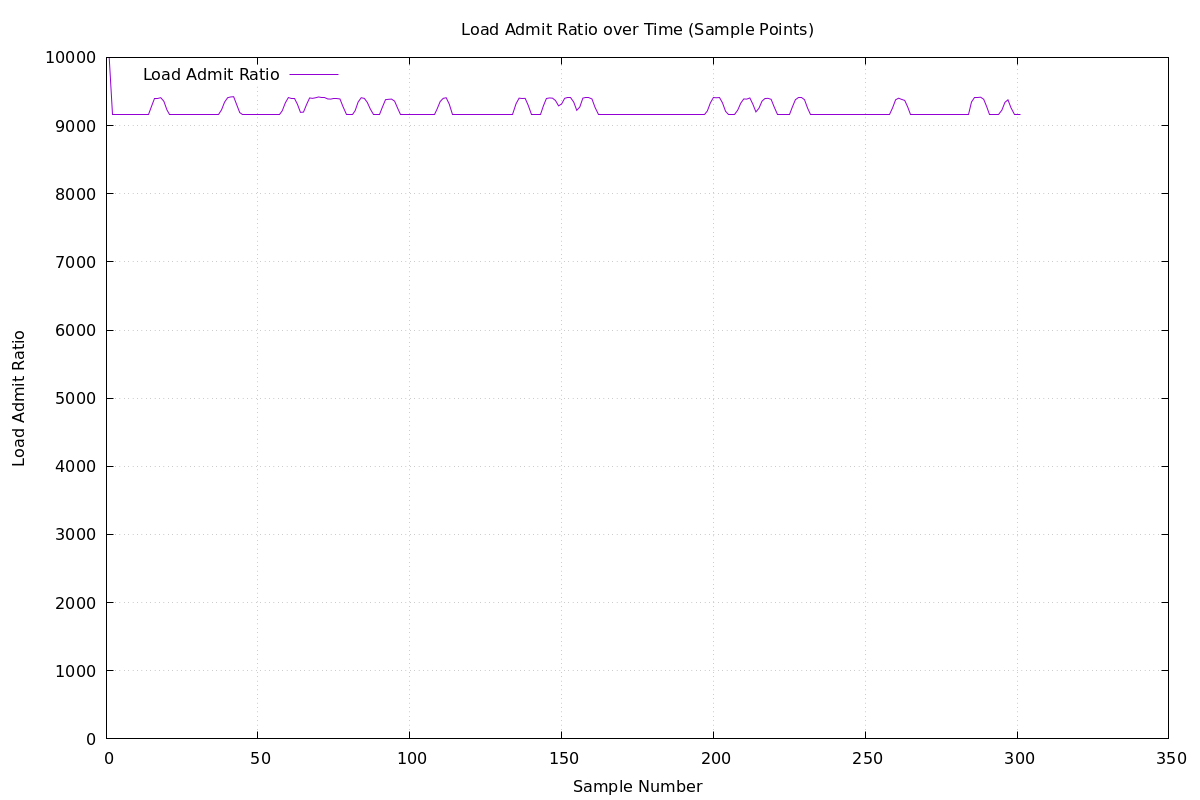

The script that saved this image:
set terminal pngcairo size 1200,800 enhanced font 'Verdana,12'
set output 'automated_splitter_results/wrr_results/ratio_plot.png'
set title 'Load Admit Ratio over Time (Sample Points)'
set xlabel 'Sample Number'
set ylabel 'Load Admit Ratio'
set grid
set key top left
set yrange [0:10000]
set ytics 1000
plot 'automated_splitter_results/wrr_results/ratio_data.dat' using 1:2 with lines title 'Load Admit Ratio' linewidth 1
